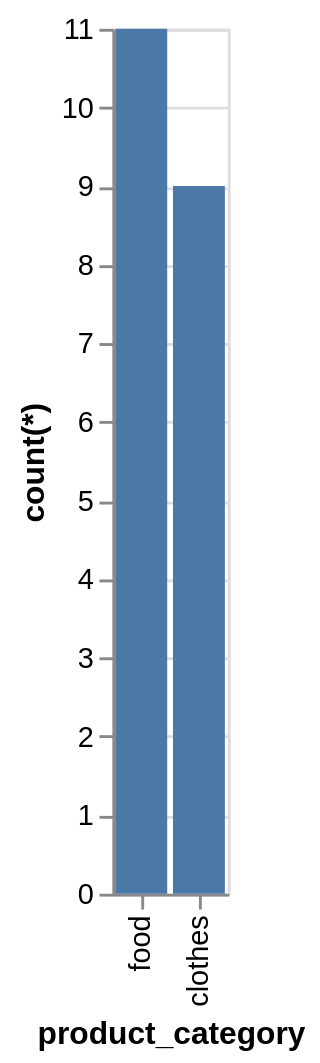

The specification (Vega-Lite) saved for this image:
### Vega-Lite specification from a JSON file in a GitHub repository (floating-point values rounded to 4 significant figures)
{"data": {"values": [{"x_data": "clothes", "y_data": 9}, {"x_data": "food", "y_data": 11}]}, "mark": "bar", "encoding": {"x": {"field": "x_data", "type": "nominal", "title": "product_category", "sort": "descending"}, "y": {"field": "y_data", "type": "quantitative", "title": "count(*)"}}}
